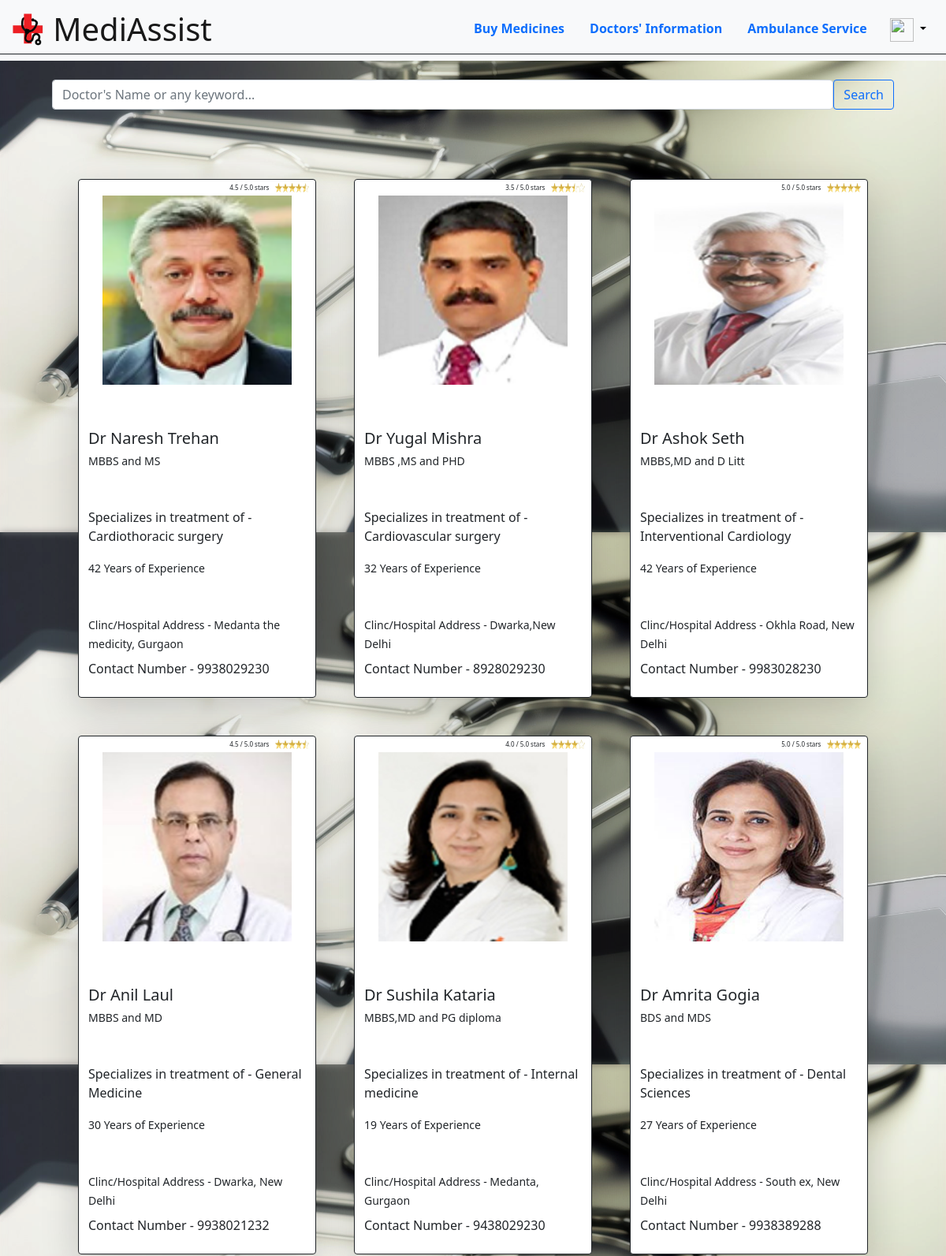
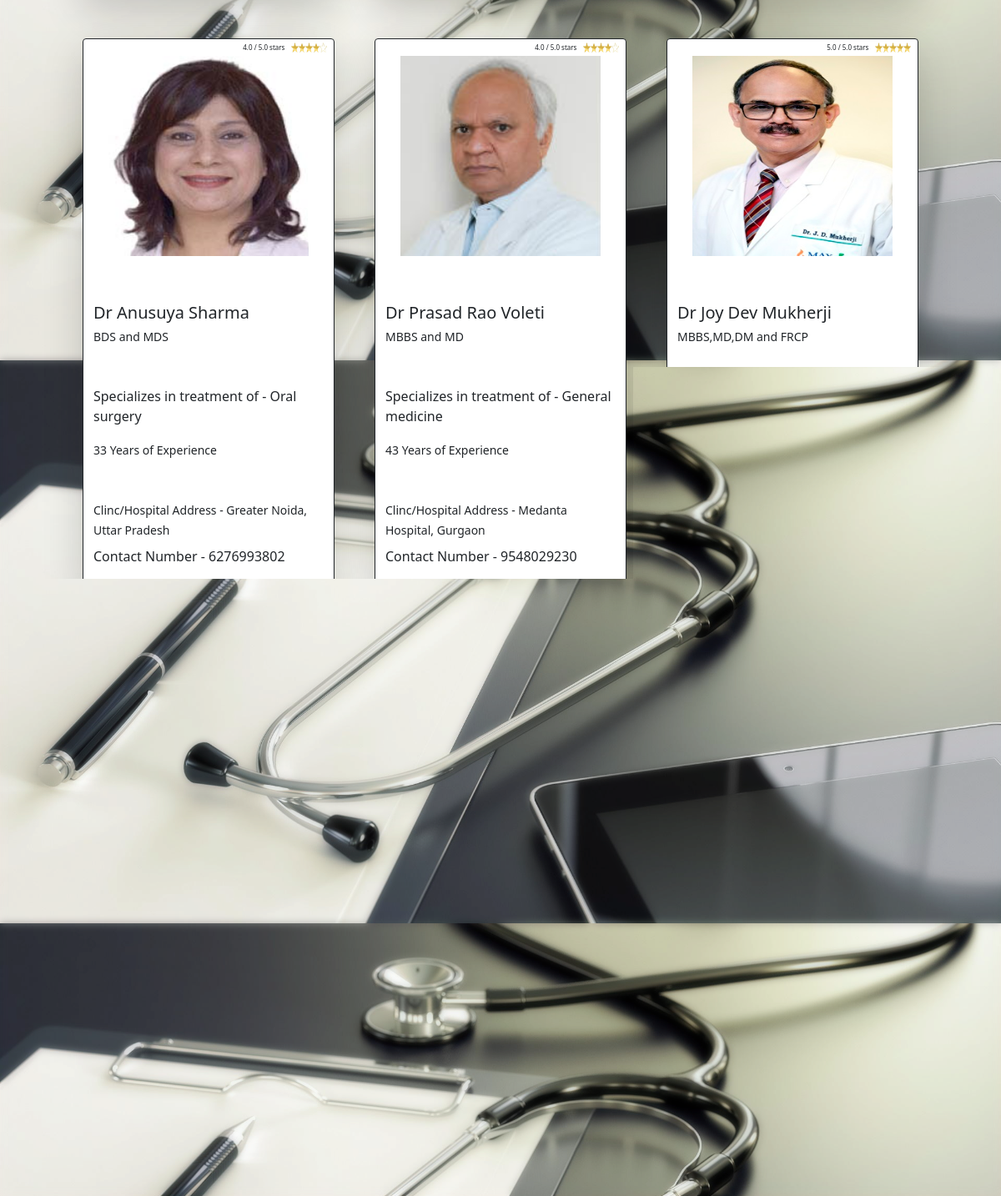
The app's page /doctors.php with its own data (2 pictures, top to bottom).
### tables this page shows
CREATE TABLE `doctors` (
  `S_No` int(4) NOT NULL,
  `Doc_Name` varchar(200) NOT NULL,
  `Doc_Qual` varchar(100) NOT NULL,
  `Doc_Spec` varchar(500) NOT NULL,
  `Doc_Addr` varchar(700) NOT NULL,
  `Doc_Exp` int(2) NOT NULL,
  `contact` bigint(20) NOT NULL,
  `Rating` decimal(2,1) NOT NULL,
  `Image` varchar(150) NOT NULL
);

### doctors.php (the view, shortened to what this page needs)
<!doctype html>
<html lang="en">
  <head>
    <link rel="stylesheet" href="https://stackpath.bootstrapcdn.com/bootstrap/5.0.0-alpha2/css/bootstrap.min.css">
  </head>
  <body>
    <nav class="navbar navbar-light bg-light">
        <div class="container-fluid border-dark border-bottom">
          <a class="navbar-brand" href="menu.php">
            <img src="images/icon.png" alt="" width="50" height="50" class="d-inline-block align-top">
            <span class="h1">MediAssist</span>
          </a>
          <ul class="nav justify-content-end">
            <li class="nav-item">
              <a class="nav-link" href="medicines.php"><b>Buy Medicines</b></a>
            </li>
            <li class="nav-item">
                <a class="nav-link" href="doctors.php"><b>Doctors' Information</b></a>
            </li>
            <li class="nav-item">
                <a class="nav-link" href="ambulance.php"><b>Ambulance Service</b></a>
            </li>
              <div class="btn-group dropleft">
                <button type="button" class="btn btn-light dropdown-toggle" data-toggle="dropdown" aria-expanded="false">
                    <img class="mr-2" src="Images/profile.svg" width="30" height="30" alt="" loading="lazy">
                </button>
              </div>
          </ul>
        </div>
      </nav>
      <div class="container">
        <form class="d-flex p-4">
            <input class="form-control mr-2" type="search" id="search" placeholder="Doctor's Name or any keyword..." aria-label="Search">
            <button class="btn btn-outline-primary" type="submit">Search</button>
          </form>
          <br><br>
      </div>
      <?php
            $db_host='127.0.0.1';
            $db_user='root';
            $db_pass='';
            $db_name='mediassist';
            $conn=mysqli_connect($db_host,$db_user,$db_pass,$db_name);
            $sql='SELECT * from doctors';
            $query = mysqli_query($conn,$sql);
           ?>
      <div class="row d-flex justify-content-center g-2 doctors" id="show_up">
      <?php
      while($row=mysqli_fetch_array($query))
      {
        echo '<div class="col-lg-3 col-md-3 col-sm-8 col-12 border border-dark m-4 shadow-lg rounded bg-white">
          <div class="row p-1">
            <div class="col-12 d-flex justify-content-end">';
            $count = $row['Rating'];
        echo '<small style="font-size:0.5em">'.$row['Rating'].' / 5.0 stars&emsp;</small>';
            $countleft = 5-$count;
            while($count>=1)
            {
                echo'<img src="Images/full_star.jpg" style="width: 3%; height: 100%" alt="">';
                $count--;
            }
            if($count>0)
            {
                echo'<img src="Images/half_star.jpg" style="width: 3%; height: 100%" alt="">';
            }
            while($countleft>=1)
            {
                echo'<img src="Images/empty_star.jpg" style="width: 3%; height: 100%" alt="">';
                $countleft--;
            }
           echo '</div>
          </div>
            <div class="row pb-5">
              <div class="col-12 d-flex justify-content-center ">
                <img src="'.$row['Image'].'" alt="">
              </div>
            </div>
            <div class="row p-2">
              <div class="col-12">
                <table>
                  <tr><p class="h5 mb-1">'.$row['Doc_Name'].'</p></tr>
                  <tr><small class="mb-5">'.$row['Doc_Qual'].'</small></tr>
                  <tr><p class="mt-5">Specializes in treatment of - '.$row['Doc_Spec'].'<br></p></tr>
                  <tr><small class="font-italic mt-2">'.$row['Doc_Exp'].' Years of Experience</small></tr>
                  <br><br><br>
                  <tr><small class="pt-5">Clinc/Hospital Address - '.$row['Doc_Addr'].'</small></tr>
                  <tr><p class="mt-2">Contact Number - '.$row['contact'].'</p></tr>
                </table>
              </div>
            </div>
        </div>';
        }
    ?>
      </div>
  </body>
</html>

### doctors.php (style rules this page uses)
body { background:url(Images/doc_background.jpg); background-size: contain; backdrop-filter: blur(5px) opacity(40%) hue-rotate(60deg); overflow-x: hidden; }
@media (min-width: 500px) { .doctors img { width: 20vw; } }

### records on screen
doctors: Rating "4.5", Image (picture), Doc_Name "Dr Naresh Trehan", Doc_Qual "MBBS and MS", Doc_Spec "Cardiothoracic surgery", Doc_Exp "42", Doc_Addr "Medanta the medicity, Gurgaon", contact "9938029230"
doctors: Rating "3.5", Image (picture), Doc_Name "Dr Yugal Mishra", Doc_Qual "MBBS ,MS and PHD", Doc_Spec "Cardiovascular surgery", Doc_Exp "32", Doc_Addr "Dwarka,New Delhi", contact "8928029230"
doctors: Rating "5.0", Image (picture), Doc_Name "Dr Ashok Seth", Doc_Qual "MBBS,MD and D Litt", Doc_Spec "Interventional Cardiology", Doc_Exp "42", Doc_Addr "Okhla Road, New Delhi", contact "9983028230"
doctors: Rating "4.5", Image (picture), Doc_Name "Dr Anil Laul", Doc_Qual "MBBS and MD", Doc_Spec "General Medicine", Doc_Exp "30", Doc_Addr "Dwarka, New Delhi", contact "9938021232"
doctors: Rating "4.0", Image (picture), Doc_Name "Dr Sushila Kataria", Doc_Qual "MBBS,MD and PG diploma", Doc_Spec "Internal medicine", Doc_Exp "19", Doc_Addr "Medanta, Gurgaon", contact "9438029230"
doctors: Rating "5.0", Image (picture), Doc_Name "Dr Amrita Gogia", Doc_Qual "BDS and MDS", Doc_Spec "Dental Sciences", Doc_Exp "27", Doc_Addr "South ex, New Delhi", contact "9938389288"
doctors: Rating "4.0", Image (picture), Doc_Name "Dr Anusuya Sharma", Doc_Qual "BDS and MDS", Doc_Spec "Oral surgery", Doc_Exp "33", Doc_Addr "Greater Noida, Uttar Pradesh", contact "6276993802"
doctors: Rating "4.0", Image (picture), Doc_Name "Dr Prasad Rao Voleti", Doc_Qual "MBBS and MD", Doc_Spec "General medicine", Doc_Exp "43", Doc_Addr "Medanta Hospital, Gurgaon", contact "9548029230"
doctors: Rating "5.0", Image (picture), Doc_Name "Dr Joy Dev Mukherji", Doc_Qual "MBBS,MD,DM and FRCP", Doc_Spec "Neurosurgeon", Doc_Exp "23"
doctors: Rating 5 (drawn), Image (picture), Doc_Name "Dr Jotinder Khanna", Doc_Qual "MBBS and MS", Doc_Spec "General surgery(laproscopy)", Doc_Exp "15", Doc_Addr "464 Gate No 2 Mandkani Enclave Alaknanda, Delhi", contact "7899654123"
